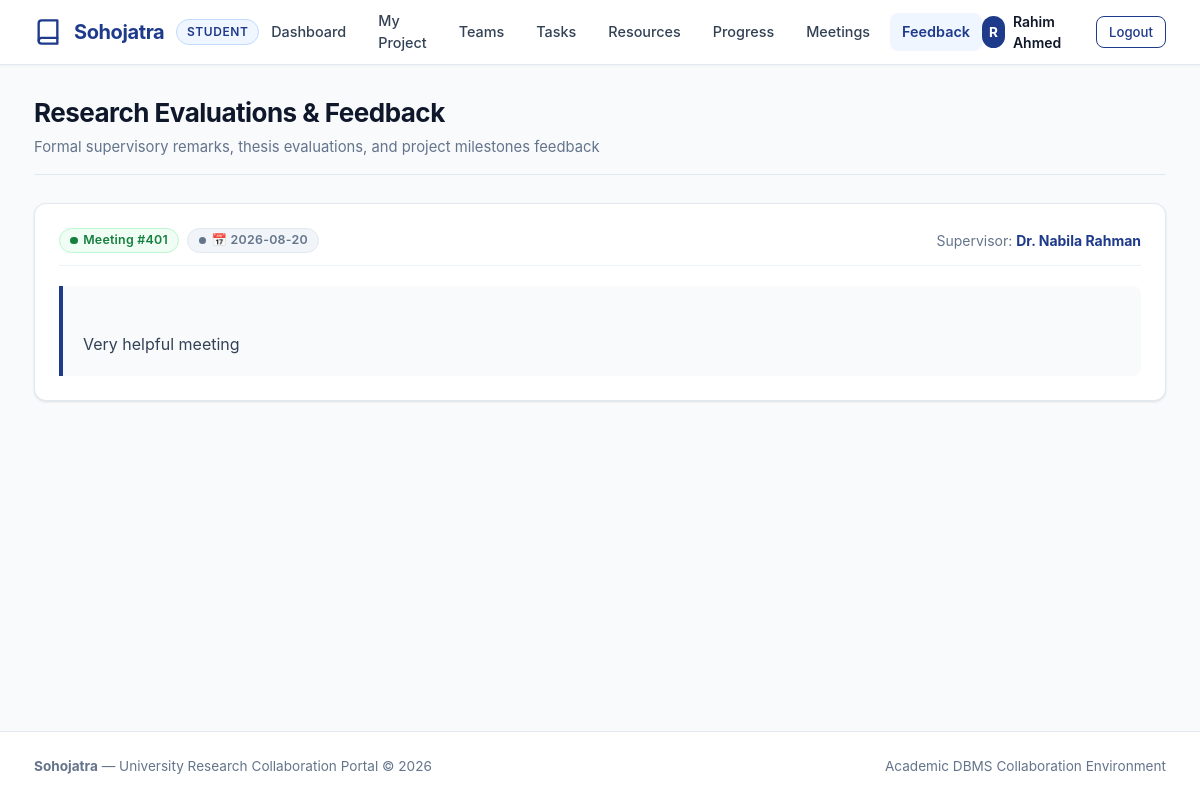
Screenshot of /view_feedback.php (signed in) with the database file from the repository.
### tables this page shows
CREATE TABLE `attends` (
  `Student_ID` int(11) NOT NULL,
  `Faculty_ID` int(11) NOT NULL,
  `Meeting_ID` int(11) NOT NULL,
  `Feedback` text NOT NULL
);

CREATE TABLE `meeting` (
  `Meeting_ID` int(11) NOT NULL,
  `Time` time NOT NULL,
  `Date` date NOT NULL,
  `Location` varchar(150) DEFAULT NULL,
  `Link` varchar(500) NOT NULL
);

CREATE TABLE `user` (
  `User_ID` int(11) NOT NULL,
  `First_Name` varchar(50) NOT NULL,
  `Last_Name` varchar(50) NOT NULL,
  `Department` varchar(100) NOT NULL,
  `Email` varchar(100) NOT NULL,
  `Password` varchar(255) NOT NULL
);

### view_feedback.php (the view, shortened to what this page needs)
<?php
include 'db.php';
$user_id = (int)$_SESSION['user_id'];
$role = isset($_SESSION['role']) ? $_SESSION['role'] : '';
if ($role === "Student") {
    $sql = "SELECT
                attends.Meeting_ID,
                meeting.Date,
                meeting.Time,
                meeting.Location,
                attends.Faculty_ID,
                attends.Feedback,
                u.First_Name,
                u.Last_Name
            FROM attends
            INNER JOIN meeting ON attends.Meeting_ID = meeting.Meeting_ID
            INNER JOIN user u ON attends.Faculty_ID = u.User_ID
            WHERE attends.Student_ID = ?
              AND attends.Feedback IS NOT NULL
              AND attends.Feedback != ''
            ORDER BY meeting.Date DESC, meeting.Time DESC";
    $stmt = $conn->prepare($sql);
    $stmt->bind_param("i", $user_id);
    $stmt->execute();
    $result = $stmt->get_result();
} else {
    header("Location: admin_dashboard.php");
    exit();
}
include 'includes/header.php';
include 'includes/navbar.php';
?>
<main class="main-content">
    <div class="container">
        <div class="page-header">
            <div>
                <h1 class="page-title">Research Evaluations & Feedback</h1>
                <p class="page-subtitle">Formal supervisory remarks, thesis evaluations, and project milestones feedback</p>
            </div>
        </div>
        <?php if ($result && $result->num_rows > 0): ?>
            <div style="display: flex; flex-direction: column; gap: 1.25rem;">
                <?php while ($row = $result->fetch_assoc()): ?>
                    <div class="card" style="margin-bottom: 0;">
                        <div class="card-header" style="flex-wrap: wrap; gap: 0.5rem; align-items: center;">
                            <div style="display: flex; align-items: center; gap: 0.5rem;">
                                <span class="badge badge-active">Meeting #<?php echo htmlspecialchars($row['Meeting_ID']); ?></span>
                                <span class="badge badge-low">&#128197; <?php echo htmlspecialchars($row['Date']); ?></span>
                            </div>
                            <div style="font-size: 0.875rem; color: var(--text-muted);">
                                <?php if ($role === 'Student'): ?>
                                    Supervisor: <strong style="color: var(--primary);">Dr. <?php echo htmlspecialchars($row['First_Name'] . ' ' . $row['Last_Name']); ?></strong>
                                <?php else: ?>
                                    Student: <strong style="color: var(--text-main);"><?php echo htmlspecialchars($row['First_Name'] . ' ' . $row['Last_Name']); ?></strong> (ID: <?php echo htmlspecialchars($row['Student_ID']); ?>)
                                <?php endif; ?>
                            </div>
                        </div>
                        <div class="card-body">
                            <div style="background: var(--bg-main); border-left: 4px solid var(--primary); padding: 1.15rem 1.25rem; border-radius: 0 var(--radius-md) var(--radius-md) 0; color: var(--text-body); line-height: 1.65; white-space: pre-line;">
                                <?php echo nl2br(htmlspecialchars($row['Feedback'])); ?>
                            </div>
                        </div>
                    </div>
                <?php endwhile; ?>
            </div>
        <?php endif; ?>
    </div>
</main>
<?php include 'includes/footer.php'; ?>

### assets/css/style.css (style rules this page uses)
:root { --primary: #1e3a8a; --primary-hover: #172554; --primary-light: #eff6ff; --primary-border: #bfdbfe; --accent: #0284c7; --accent-hover: #0369a1; --accent-light: #f0f9ff; --bg-main: #f8fafc; --bg-card: #ffffff; --bg-card-hover: #fcfdfe; --bg-muted: #f1f5f9; --text-main: #0f172a; --text-body: #334155; --text-muted: #64748b; --text-light: #94a3b8; --text-white: #ffffff; --border-color: #e2e8f0; --border-subtle: #edf2f7; --border-focus: #3b82f6; --success: #15803d; --success-bg: #f0fdf4; --success-border: #bbf7d0; --warning: #b45309; --warning-bg: #fffbeb; --warning-border: #fde68a; --danger: #b91c1c; --danger-bg: #fef2f2; --danger-border: #fecaca; --info: #0369a1; --info-bg: #f0f9ff; --info-border: #bae6fd; --font-sans: -apple-system, BlinkMacSystemFont, "Segoe UI", Roboto, "Helvetica Neue", Arial, sans-serif; --font-mono: ui-monospace, SFMono-Regular, Menlo, Monaco, Consolas, monospace; --shadow-xs: 0 1px 2px rgba(15, 23, 42, 0.04); --shadow-sm: 0 1px 3px rgba(15, 23, 42, 0.08), 0 1px 2px rgba(15, 23, 42, 0.04); --shadow-md: 0 4px 6px -1px rgba(15, 23, 42, 0.07), 0 2px 4px -2px rgba(15, 23, 42, 0.04); --shadow-lg: 0 10px 15px -3px rgba(15, 23, 42, 0.08), 0 4px 6px -4px rgba(15, 23, 42, 0.03); --radius-sm: 4px; --radius-md: 8px; --radius-lg: 12px; --radius-full: 9999px; --transition: all 0.18s ease-in-out; }
*, *::before, *::after { box-sizing: border-box; margin: 0; padding: 0; }
html { font-size: 16px; -webkit-text-size-adjust: 100%; }
body { font-family: var(--font-sans); background-color: var(--bg-main); color: var(--text-body); line-height: 1.5; min-height: 100vh; display: flex; flex-direction: column; }
.container { width: 100%; max-width: 1180px; margin-left: auto; margin-right: auto; padding-left: 1.5rem; padding-right: 1.5rem; }
.main-content { flex: 1 0 auto; padding-top: 1.75rem; padding-bottom: 3rem; }
.page-header { display: flex; align-items: center; justify-content: space-between; flex-wrap: wrap; gap: 1rem; margin-bottom: 1.75rem; padding-bottom: 1rem; border-bottom: 1px solid var(--border-color); }
.page-title { font-size: 1.625rem; font-weight: 700; color: var(--text-main); letter-spacing: -0.02em; margin-bottom: 0.25rem; }
.page-subtitle { font-size: 0.925rem; color: var(--text-muted); }
.card { background: var(--bg-card); border: 1px solid var(--border-color); border-radius: var(--radius-lg); box-shadow: var(--shadow-sm); padding: 1.5rem; margin-bottom: 1.5rem; transition: var(--transition); }
.card-header { display: flex; align-items: center; justify-content: space-between; margin-bottom: 1.25rem; padding-bottom: 0.75rem; border-bottom: 1px solid var(--border-subtle); }
.badge { display: inline-flex; align-items: center; gap: 0.35rem; padding: 0.25rem 0.65rem; font-size: 0.775rem; font-weight: 600; border-radius: var(--radius-full); text-transform: capitalize; letter-spacing: 0.02em; line-height: 1.2; }
.badge::before { content: ""; width: 0.45rem; height: 0.45rem; border-radius: 50%; display: inline-block; }
.badge-active, .badge-accepted, .badge-approved { background-color: var(--success-bg); color: var(--success); border: 1px solid var(--success-border); }
.badge-active::before, .badge-accepted::before, .badge-approved::before { background-color: var(--success); }
.badge-low { background-color: var(--bg-muted); color: var(--text-muted); border: 1px solid var(--border-color); }
.badge-low::before { background-color: var(--text-muted); }

### rows the page displays
attends: Meeting_ID "401", Meeting_ID.Date "2026-08-20", user.First_Name+Last_Name "Nabila Rahman", Feedback "Very helpful meeting"

### other values shown
$role "STUDENT"
$user_initial "R"
$user_name "Rahim Ahmed"
